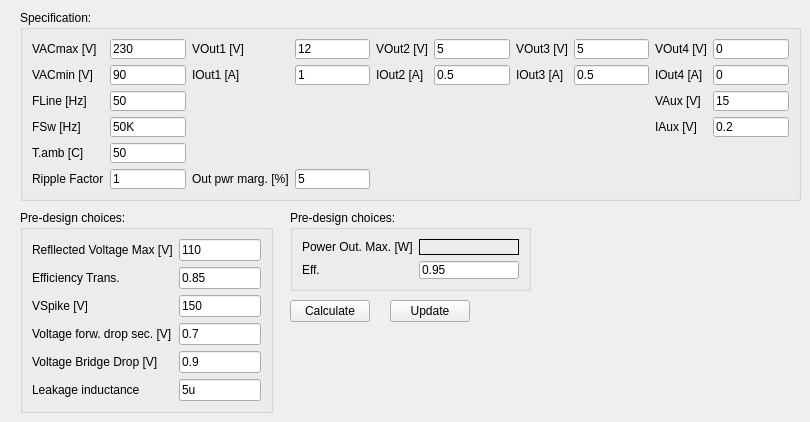
    <widget class="QWidget" name="InpData">
     <attribute name="title">
      <string>Input Data</string>
     </attribute>
     <widget class="QGroupBox" name="Specification">
      <property name="geometry">
       <rect>
        <x>20</x>
        <y>10</y>
        <width>781</width>
        <height>191</height>
       </rect>
      </property>
      <property name="title">
       <string>Specification:</string>
      </property>
      <layout class="QGridLayout" name="gridLayout_11">
       <item row="4" column="0">
        <widget class="QLabel" name="label_25">
         <property name="text">
          <string>T.amb [C]</string>
         </property>
        </widget>
       </item>
       <item row="0" column="1">
        <widget class="QLineEdit" name="VACmax">
         <property name="text">
          <string>230</string>
         </property>
        </widget>
       </item>
       <item row="0" column="5">
        <widget class="QLineEdit" name="VOut2">
         <property name="text">
          <string>5</string>
         </property>
        </widget>
       </item>
       <item row="3" column="1">
        <widget class="QLineEdit" name="FSw">
         <property name="text">
          <string>50K</string>
         </property>
        </widget>
       </item>
       <item row="3" column="9">
        <widget class="QLineEdit" name="IAux">
         <property name="text">
          <string>0.2</string>
         </property>
        </widget>
       </item>
       <item row="3" column="0">
        <widget class="QLabel" name="label_2">
         <property name="text">
          <string>FSw [Hz]</string>
         </property>
        </widget>
       </item>
       <item row="1" column="7">
        <widget class="QLineEdit" name="IOut3">
         <property name="text">
          <string>0.5</string>
         </property>
        </widget>
       </item>
       <item row="1" column="2">
        <widget class="QLabel" name="label_7">
         <property name="text">
          <string>IOut1 [A]</string>
         </property>
        </widget>
       </item>
       <item row="1" column="5">
        <widget class="QLineEdit" name="IOut2">
         <property name="text">
          <string>0.5</string>
         </property>
        </widget>
       </item>
       <item row="0" column="2">
        <widget class="QLabel" name="label_6">
         <property name="text">
          <string>VOut1 [V]</string>
         </property>
        </widget>
       </item>
       <item row="0" column="7">
        <widget class="QLineEdit" name="VOut3">
         <property name="text">
          <string>5</string>
         </property>
        </widget>
       </item>
       <item row="0" column="3">
        <widget class="QLineEdit" name="VOut1">
         <property name="text">
          <string>12</string>
         </property>
        </widget>
       </item>
       <item row="1" column="0">
        <widget class="QLabel" name="label_3">
         <property name="text">
          <string>VACmin [V]</string>
         </property>
        </widget>
       </item>
       <item row="0" column="0">
        <widget class="QLabel" name="label">
         <property name="text">
          <string>VACmax [V]</string>
         </property>
        </widget>
       </item>
       <item row="0" column="8">
        <widget class="QLabel" name="label_19">
         <property name="text">
          <string>VOut4 [V]</string>
         </property>
        </widget>
       </item>
       <item row="2" column="8">
        <widget class="QLabel" name="label_21">
         <property name="text">
          <string>VAux [V]</string>
         </property>
        </widget>
       </item>
       <item row="0" column="6">
        <widget class="QLabel" name="label_10">
         <property name="text">
          <string>VOut3 [V]</string>
         </property>
        </widget>
       </item>
       <item row="0" column="4">
        <widget class="QLabel" name="label_8">
         <property name="text">
          <string>VOut2 [V]</string>
         </property>
        </widget>
       </item>
       <item row="2" column="9">
        <widget class="QLineEdit" name="VAux">
         <property name="text">
          <string>15</string>
         </property>
        </widget>
       </item>
       <item row="1" column="1">
        <widget class="QLineEdit" name="VACmin">
         <property name="text">
          <string>90</string>
         </property>
        </widget>
       </item>
       <item row="1" column="4">
        <widget class="QLabel" name="label_9">
         <property name="text">
          <string>IOut2 [A]</string>
         </property>
        </widget>
       </item>
       <item row="2" column="0">
        <widget class="QLabel" name="label_5">
         <property name="text">
          <string>FLine [Hz]</string>
         </property>
        </widget>
       </item>
       <item row="1" column="9">
        <widget class="QLineEdit" name="IOut4">
         <property name="text">
          <string>0</string>
         </property>
        </widget>
       </item>
       <item row="3" column="8">
        <widget class="QLabel" name="label_22">
         <property name="text">
          <string>IAux [V]</string>
         </property>
        </widget>
       </item>
       <item row="1" column="6">
        <widget class="QLabel" name="label_11">
         <property name="text">
          <string>IOut3 [A]</string>
         </property>
        </widget>
       </item>
       <item row="2" column="1">
        <widget class="QLineEdit" name="FLine">
         <property name="text">
          <string>50</string>
         </property>
        </widget>
       </item>
       <item row="1" column="8">
        <widget class="QLabel" name="label_20">
         <property name="text">
          <string>IOut4 [A]</string>
         </property>
        </widget>
       </item>
       <item row="0" column="9">
        <widget class="QLineEdit" name="VOut4">
         <property name="text">
          <string>0</string>
         </property>
        </widget>
       </item>
       <item row="1" column="3">
        <widget class="QLineEdit" name="IOut1">
         <property name="text">
          <string>1</string>
         </property>
        </widget>
       </item>
       <item row="4" column="1">
        <widget class="QLineEdit" name="Tamb">
         <property name="text">
          <string>50</string>
         </property>
        </widget>
       </item>
       <item row="5" column="1">
        <widget class="QLineEdit" name="KRF">
         <property name="text">
          <string>1</string>
         </property>
        </widget>
       </item>
       <item row="5" column="0">
        <widget class="QLabel" name="label_31">
         <property name="text">
          <string>Ripple Factor</string>
         </property>
        </widget>
       </item>
       <item row="5" column="2">
        <widget class="QLabel" name="label_32">
         <property name="text">
          <string>Out pwr marg. [%]</string>
         </property>
        </widget>
       </item>
       <item row="5" column="3">
        <widget class="QLineEdit" name="OutPwrMrg">
         <property name="text">
          <string>5</string>
         </property>
        </widget>
       </item>
      </layout>
     </widget>
     <widget class="QGroupBox" name="PreDesignChoic">
      <property name="geometry">
       <rect>
        <x>20</x>
        <y>210</y>
        <width>253</width>
        <height>203</height>
       </rect>
      </property>
      <property name="title">
       <string>Pre-design choices:</string>
      </property>
      <layout class="QGridLayout" name="gridLayout_12">
       <item row="0" column="0">
        <widget class="QLabel" name="label_4">
         <property name="text">
          <string>Refllected Voltage Max [V]</string>
         </property>
        </widget>
       </item>
       <item row="0" column="1">
        <widget class="QLineEdit" name="ReflVoltage">
         <property name="text">
          <string>110</string>
         </property>
        </widget>
       </item>
       <item row="1" column="0">
        <widget class="QLabel" name="label_26">
         <property name="text">
          <string>Efficiency Trans.</string>
         </property>
        </widget>
       </item>
       <item row="1" column="1">
        <widget class="QLineEdit" name="EffTransf">
         <property name="text">
          <string>0.85</string>
         </property>
        </widget>
       </item>
       <item row="2" column="0">
        <widget class="QLabel" name="label_27">
         <property name="text">
          <string>VSpike [V]</string>
         </property>
        </widget>
       </item>
       <item row="2" column="1">
        <widget class="QLineEdit" name="VSpike">
         <property name="text">
          <string>150</string>
         </property>
        </widget>
       </item>
       <item row="3" column="0">
        <widget class="QLabel" name="label_28">
         <property name="text">
          <string>Voltage forw. drop sec. [V]</string>
         </property>
        </widget>
       </item>
       <item row="3" column="1">
        <widget class="QLineEdit" name="VoltDropSec">
         <property name="text">
          <string>0.7</string>
         </property>
        </widget>
       </item>
       <item row="4" column="0">
        <widget class="QLabel" name="label_29">
         <property name="text">
          <string>Voltage Bridge Drop [V]</string>
         </property>
        </widget>
       </item>
       <item row="4" column="1">
        <widget class="QLineEdit" name="VoltBridgeDrop">
         <property name="text">
          <string>0.9</string>
         </property>
        </widget>
       </item>
       <item row="5" column="0">
        <widget class="QLabel" name="label_30">
         <property name="text">
          <string>Leakage inductance</string>
         </property>
        </widget>
       </item>
       <item row="5" column="1">
        <widget class="QLineEdit" name="LeakageInduct">
         <property name="text">
          <string>5u</string>
         </property>
        </widget>
       </item>
      </layout>
     </widget>
     <widget class="QGroupBox" name="PreDesignChoic_6">
      <property name="geometry">
       <rect>
        <x>290</x>
        <y>210</y>
        <width>241</width>
        <height>81</height>
       </rect>
      </property>
      <property name="title">
       <string>Pre-design choices:</string>
      </property>
      <layout class="QGridLayout" name="gridLayout_13">
       <item row="0" column="0">
        <widget class="QLabel" name="label_23">
         <property name="text">
          <string>Power Out. Max. [W]</string>
         </property>
        </widget>
       </item>
       <item row="0" column="1">
        <widget class="QLabel" name="PowOut">
         <property name="frameShape">
          <enum>QFrame::Box</enum>
         </property>
         <property name="text">
          <string/>
         </property>
        </widget>
       </item>
       <item row="1" column="0">
        <widget class="QLabel" name="label_24">
         <property name="text">
          <string>Eff.</string>
         </property>
        </widget>
       </item>
       <item row="1" column="1">
        <widget class="QLineEdit" name="Eff">
         <property name="text">
          <string>0.95</string>
         </property>
        </widget>
       </item>
      </layout>
     </widget>
     <widget class="QPushButton" name="InpCalcPushButton">
      <property name="geometry">
       <rect>
        <x>290</x>
        <y>300</y>
        <width>80</width>
        <height>22</height>
       </rect>
      </property>
      <property name="text">
       <string>Calculate</string>
      </property>
     </widget>
     <widget class="QPushButton" name="InpUpdatePushButton">
      <property name="geometry">
       <rect>
        <x>390</x>
        <y>300</y>
        <width>80</width>
        <height>22</height>
       </rect>
      </property>
      <property name="text">
       <string>Update</string>
      </property>
     </widget>
    </widget>
